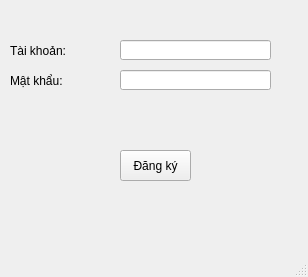
<?xml version="1.0" encoding="UTF-8"?>
<ui version="4.0">
 <class>Dangky</class>
 <widget class="QMainWindow" name="Dangky">
  <property name="geometry">
   <rect>
    <x>0</x>
    <y>0</y>
    <width>308</width>
    <height>277</height>
   </rect>
  </property>
  <property name="windowTitle">
   <string>Đăng ký</string>
  </property>
  <widget class="QWidget" name="centralwidget">
   <widget class="QPushButton" name="tbnDK">
    <property name="geometry">
     <rect>
      <x>120</x>
      <y>150</y>
      <width>71</width>
      <height>31</height>
     </rect>
    </property>
    <property name="text">
     <string>Đăng ký</string>
    </property>
   </widget>
   <widget class="QLabel" name="label">
    <property name="geometry">
     <rect>
      <x>10</x>
      <y>40</y>
      <width>101</width>
      <height>21</height>
     </rect>
    </property>
    <property name="text">
     <string>Tài khoản:</string>
    </property>
   </widget>
   <widget class="QLabel" name="label_2">
    <property name="geometry">
     <rect>
      <x>10</x>
      <y>70</y>
      <width>101</width>
      <height>21</height>
     </rect>
    </property>
    <property name="text">
     <string>Mật khẩu:</string>
    </property>
   </widget>
   <widget class="QLineEdit" name="mk">
    <property name="geometry">
     <rect>
      <x>120</x>
      <y>70</y>
      <width>151</width>
      <height>20</height>
     </rect>
    </property>
   </widget>
   <widget class="QLineEdit" name="tk">
    <property name="geometry">
     <rect>
      <x>120</x>
      <y>40</y>
      <width>151</width>
      <height>20</height>
     </rect>
    </property>
   </widget>
  </widget>
  <widget class="QMenuBar" name="menubar">
   <property name="geometry">
    <rect>
     <x>0</x>
     <y>0</y>
     <width>308</width>
     <height>18</height>
    </rect>
   </property>
  </widget>
  <widget class="QStatusBar" name="statusbar"/>
 </widget>
 <resources/>
 <connections/>
</ui>
